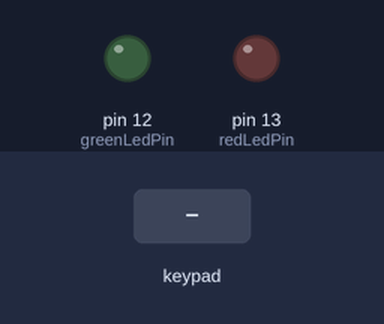
A program run on a simulated Arduino Uno, built with avr-gcc and run on an emulated ATmega328P. Shown: output pins drawn as LEDs (lit = HIGH). The inputs (shaded band) are chosen by the test bench. What the program prints to the serial monitor is not drawn.

Above: at 1.2 s.
1.3 s: keypad keys 2 4 6 8 pressed 0.4 s apart
At 3.0 s:
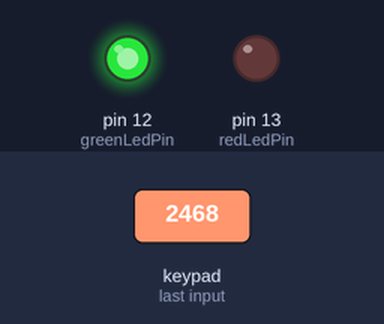
5.9 s: keypad keys 8 9 1 0 1 1 pressed 0.4 s apart
At 7.9 s:
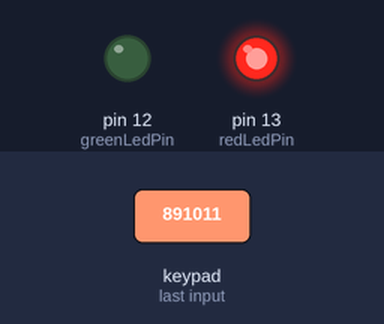
11.3 s: key '/' pressed
12.8 s: key '7' pressed
At 13.2 s:
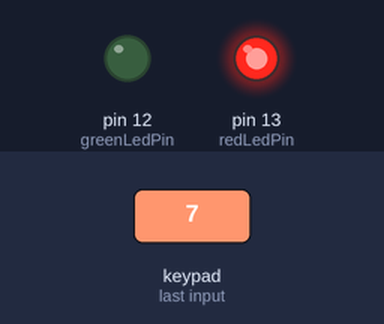
15.8 s: key '*' pressed
17.3 s: keypad keys 2 4 6 8 = pressed 0.4 s apart
At 21.8 s:
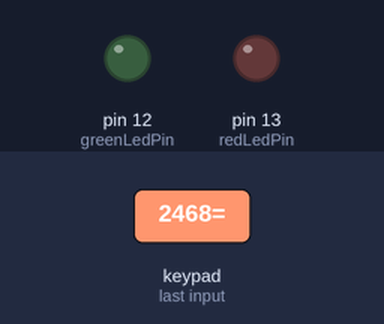
Timing chart, 0 to 23.3 s (numbered marks = the images above; inputs shaded):
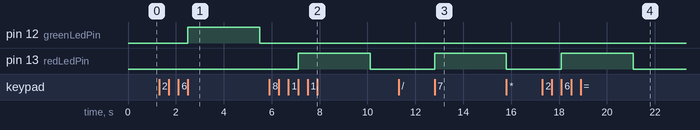

The program:

main.cpp
```cpp
#include "CustomKeypad.h"
#include "SInterface.h"
#include "Led.h"

#include <Arduino.h>
#include <stdio.h>

const int redLedPin = 13;
const int greenLedPin = 12;

int lastNumber = 0;
char codeArray[4];

CustomKeypad keypad;
Keypad customKeypad = keypad.customKey();
SerialInterface interface;
Led redLed;
Led greenLed;

void setup()
{
  interface.setup();
  redLed.setPin(redLedPin);
  redLed.setup();
  greenLed.setPin(greenLedPin);
  greenLed.setup();
}

void loop()
{
  char customKey = customKeypad.getKey();
  if (customKey)
  {
    if (lastNumber < 4)
    {
      Serial.print(customKey);
      codeArray[lastNumber] = customKey;
      lastNumber++;
      if (lastNumber == 4)
      {
        Serial.println("\n");
        Serial.println("Checking...");
        bool checkResult = keypad.checkCode(codeArray);
        if (checkResult == true)
        {
          Serial.println("The code is correct!");
          greenLed.switchLightTimer();
        }
        else if (checkResult == false)
        {
          Serial.println("The code is incorrect!");
          redLed.switchLightTimer();
        }
        strcpy(codeArray, "");
        lastNumber = 0;
      }
    }
  }
}
```

Led.cpp
```cpp
#include "Led.h"

Led::Led() {}

void Led::setPin(int pin)
{
  ledPin = pin;
}

void Led::setup()
{
  pinMode(ledPin, OUTPUT);
}

void Led::switchLight(bool ledState)
{
    bool state = ledState;
    if (state == true)
    {
      digitalWrite(ledPin, HIGH);
    } else
    {
      digitalWrite(ledPin, LOW);
    }
}

void Led::switchLightTimer()
{
  digitalWrite(ledPin, HIGH);
  delay(3000);
  digitalWrite(ledPin, LOW);
}

bool Led::getLedState()
{
  if (ledState == false)
  {
      return false;
  }
  else
  {
    return true;
  }
}

void Led::setLedState(bool state)
{
  ledState = state;
}
```

Led.h
```cpp
#ifndef LED_H
#define LED_H

#include <Arduino.h>

class Led
{
    private:
        int ledPin;
        byte ledState = LOW;
    public:
        Led();
        void setPin(int pin);
        void setup();
        void switchLight(bool ledState);
        void switchLightTimer();
        bool getLedState();
        void setLedState(bool state);
};

#endif
```

SInterface.cpp
```cpp
#include "SInterface.h"
#include "Led.h"

SerialInterface::SerialInterface()
{
  ledState = LOW;
}

void SerialInterface::setup()
{
  Serial.begin(9600);
  Serial.println(startOutput);
  Serial.println(askOutput);
}

void SerialInterface::waitInput()
{
  Serial.println(waitOutput);
  while (Serial.available() == 0)
  {
  }
}

void SerialInterface::takeInput()
{
  delay(64);
  charsRead = Serial.readBytesUntil('\n', input, sizeof(input) - 1);
  input[charsRead] = 0;
  receivedInput = input;
  Serial.println(receivedInput);
}

bool SerialInterface::changeLight()
{
  bool response;
  if (receivedInput == turnOnMessage)
  {
    if (ledState == false)
    {
      ledState = true;
      Serial.println(receivedTurnOn);
      response = true;
    }
    else
    {
      Serial.println(alreadyOn);
    }
  }
  else if (receivedInput == turnOffMessage)
  {
    if (ledState == true)
    {
      ledState = false;
      Serial.println(receivedTurnOff);
      response = false;
    }
    else
    {
      Serial.println(alreadyOff);
    }
  }
  else
  {
    Serial.println(wrongCommand);
  }
  return response;
}
```

SInterface.h
```cpp
#ifndef SINTERFACE_H
#define SINTERFACE_H

#include <Arduino.h>
#include <stdio.h>

class SerialInterface
{
    private:
        byte ledState;
        String startOutput = "Hello! This is task 3";
        String askOutput = "Type the secret code";
        String waitOutput = "Waiting for a command: ";
        int charsRead;
        char input[20];
        String turnOnMessage = "turn on";
        String alreadyOn = "The led is already on";
        String turnOffMessage = "turn off";
        String alreadyOff = "The led is already off";
    public:
        String receivedInput;
        String receivedTurnOn = "Message received! Turning on the led";
        String receivedTurnOff = "Message received! Turning off the led";
        String wrongCommand = "There is no such command";
        SerialInterface();
        void setup();
        void waitInput();
        void takeInput();
        bool changeLight();
};

#endif
```

CustomKeypad.cpp
```cpp
#include "CustomKeypad.h"

CustomKeypad::CustomKeypad() {}

Keypad CustomKeypad::customKey()
{
    Keypad customPad = Keypad(makeKeymap(hexKeys), rowPins, colPins, rows, cols);
    return customPad;
}

bool CustomKeypad::checkCode(char arr[])
{
    bool isEqualToGreen = true;
    for (int i = 0; i < 4; i++)
    {
        if (arr[i] != greenLedCode[i])
        {
            isEqualToGreen = false;
        }
    }
    if (isEqualToGreen == true)
    {
        return true;
    }
    else
    {
        return false;
    }
}
```

CustomKeypad.h
```cpp
#ifndef CUSTOMKEYPAD_H
#define CUSTOMKEYPAD_H

#include <Arduino.h>
#include <Keypad.h>

class CustomKeypad
{
    private:
        char greenLedCode[4] = {'2', '4', '6', '8'};
        const byte rows = 4;
        const byte cols = 4;
        char hexKeys[4][4] = {
            {'7', '8', '9', '/'},
            {'4', '5', '6', '*'},
            {'1', '2', '3', '-'},
            {'C', '0', '=', '+'}};
        byte rowPins[4] = {8, 9, 10, 11};
        byte colPins[4] = {2, 3, 4, 5};
    public:
        CustomKeypad();
        Keypad customKey();
        bool checkCode(char arr[]);
};

#endif
```

Measured:
- after the input at 1.3 s, pin 12 (greenLedPin): LOW → HIGH after 1.2 s, → LOW 3.0 s later
- after the input at 5.9 s, pin 13 (redLedPin): LOW → HIGH after 1.2 s, → LOW 3.0 s later
- after the input at 11.3 s, every drawn part: stays the same
- after the input at 12.8 s, pin 13 (redLedPin): LOW → HIGH at once
- after the input at 17.3 s, pin 13 (redLedPin): LOW → HIGH after 0.80 s, → LOW 3.0 s later
